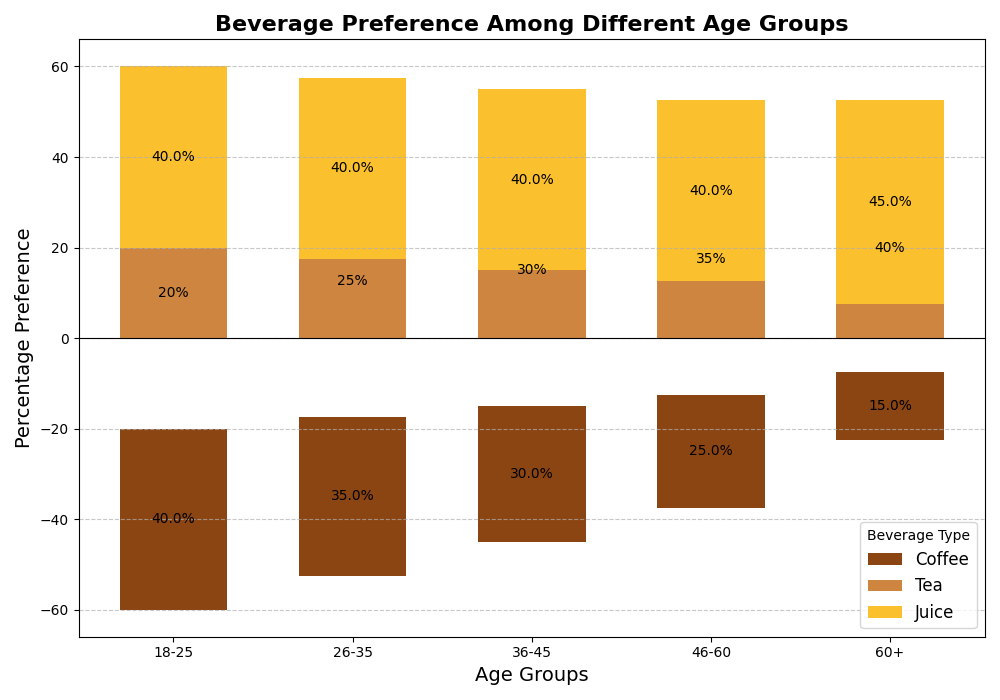

Write Python code to recreate this figure.
import matplotlib.pyplot as plt
import numpy as np

age_groups = ['18-25', '26-35', '36-45', '46-60', '60+']
beverages = ['Coffee', 'Tea', 'Juice']

coffee_preference = np.array([40, 35, 30, 25, 15])
tea_preference = np.array([20, 25, 30, 35, 40])
juice_preference = np.array([40, 40, 40, 40, 45])

fig, ax = plt.subplots(figsize=(10, 7))
bar_width = 0.6
bar_positions = np.arange(len(age_groups))

# Calculate the starting positions for each segment to enforce the diverging nature
coffee_start = -coffee_preference / 2
tea_start = np.zeros_like(tea_preference)
juice_start = coffee_preference / 2

# Create diverging bars
bars1 = ax.bar(bar_positions, -coffee_preference, bar_width, bottom=coffee_start, label=beverages[0], color='#8B4513')
bars2 = ax.bar(bar_positions, tea_preference, bar_width, bottom=tea_start, label=beverages[1], color='#CD853F')
bars3 = ax.bar(bar_positions, juice_preference, bar_width, bottom=juice_start, label=beverages[2], color='#FBC02D')

# Annotating each segment with the percentage value
for bars in [bars1, bars2, bars3]:
    for bar in bars:
        height = bar.get_height()
        ax.annotate(f'{abs(height)}%',
                    xy=(bar.get_x() + bar.get_width() / 2, (bar.get_y() + bar.get_y() + height) / 2),
                    xytext=(0, 0), 
                    textcoords='offset points',
                    ha='center', va='center', fontsize=10, color='black')

ax.set_title('Beverage Preference Among Different Age Groups', fontsize=16, fontweight='bold')
ax.set_xlabel('Age Groups', fontsize=14)
ax.set_ylabel('Percentage Preference', fontsize=14)
ax.set_xticks(bar_positions)
ax.set_xticklabels(age_groups)

ax.grid(axis='y', linestyle='--', alpha=0.7)
ax.legend(loc='best', title='Beverage Type', fontsize=12)
plt.axhline(y=0, color='black', linewidth=0.8)  # Central axis for diverging bars

plt.tight_layout()
plt.show()
